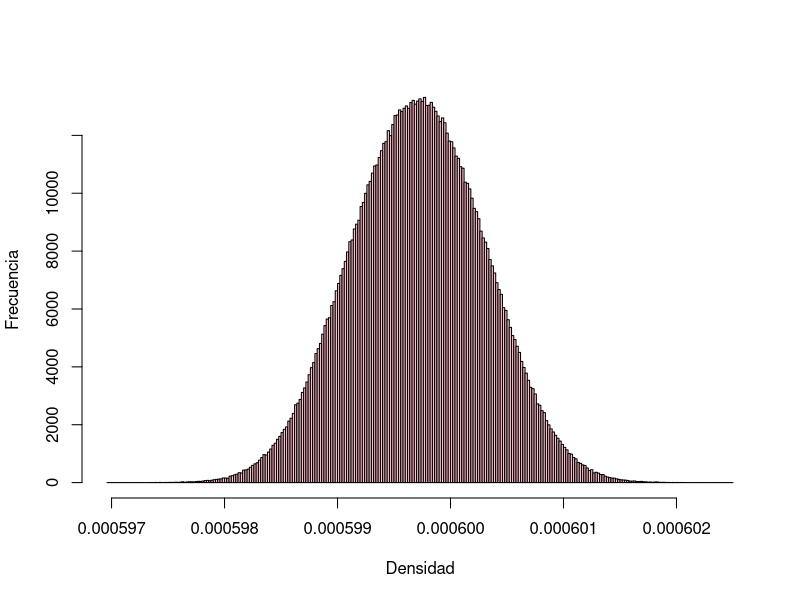

Generate this figure with R:
#Autora: Valeria Bonilla Rojas(2018254434)

# Se define el número de iteraciones a realizar
Numerodeiteraciones <- 1000000 


# Se definen las variables involucradas en el calculo 
# de la densidad a partir de los valores promedio de 
# cada medición respectiva

Masa = 543.096

Diametro = 120.0360


# Se definen las incertidumbres relacionadas con las variables corresponientes

#Para la masa
res_m <- runif(Numerodeiteraciones, -0.01/2,0.01/2) #resolucion

rep_m <- rnorm(Numerodeiteraciones, 0, 0.009797959) #repetibilidad

cert_m <- rnorm(Numerodeiteraciones, 0, 0.01/2) #certificado 

#Para el diametro
res_d <- runif(Numerodeiteraciones, -0.01/2,0.01/2) #resolucion

rep_d <- rnorm(Numerodeiteraciones, 0,0.031717503) #repetibilidad

EMP_d <- runif(Numerodeiteraciones, -0.04,0.04) #certificado


# Se definen los valores de masa y diametro corregidos

Masa_corregida <- Masa + res_m + rep_m + cert_m 

Diametro_corregido <- Diametro + res_d + rep_d + EMP_d



# Se define el calculo de densidad 

Densidad <-((6*Masa_corregida)/(pi*(Diametro_corregido)^3)) 



#Resultado de la incertidumbre que otorga la masa


mean(Densidad)
sd(Densidad) 


hist(Densidad, main = "" ,ylab= 'Frecuencia', col = 'pink', breaks=200, xlab = 'Densidad')


